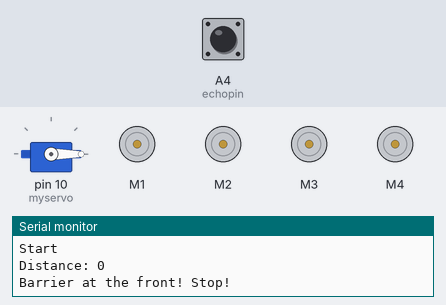
The sketch below on a simulated Arduino Uno, built with avr-gcc and run on an emulated ATmega328P. Shown: servo, 4 × DC motor (green arrow = forward, orange = backward, longer = faster), the last lines printed to the serial monitor. The test bench sets the inputs (shaded band); at power-on: A4 (echopin) LOW.

Above: at 1.2 s.
1.3 s: A4 (echopin) pulsed HIGH 2 times (0.12 s each, 0.3 s apart)
At 3.0 s:
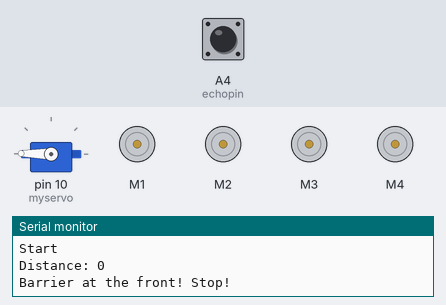
At 4.4 s:
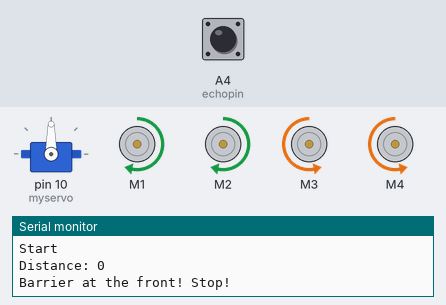
4.9 s: A4 (echopin) pulsed HIGH 5 times (0.12 s each, 0.3 s apart)
At 5.4 s:
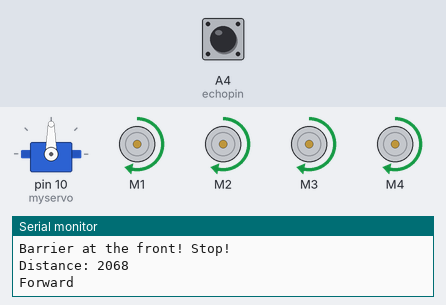
Timing chart, 0 to 17.9 s (numbered marks = the images above; inputs shaded):
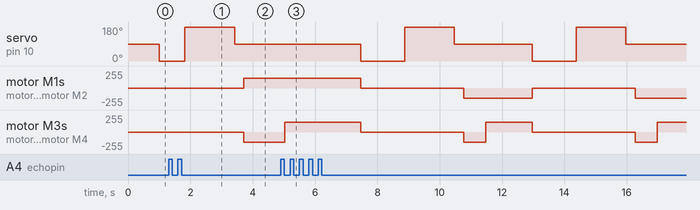

The sketch:

autonomous-vehicle.ino
```cpp
#include "AFMotor.h"
#include <Servo.h>

#define echopin A4 // echo pin
#define trigpin A5 // Trigger pin

Servo myservo;

AF_DCMotor motor1(1, MOTOR12_64KHZ); // create motor object, 64KHz pwm
AF_DCMotor motor2(2, MOTOR12_64KHZ); // create motor object, 64KHz pwm
AF_DCMotor motor3(3, MOTOR12_64KHZ); // create motor object, 64KHz pwm
AF_DCMotor motor4(4, MOTOR12_64KHZ); // create motor object, 64KHz pwm
//===============================================================================
//  Initialization
//===============================================================================

int distance_L, distance_F, distance_R;
long distance;

int set = 20;

void setup() {
  Serial.begin(9600);           // Initialize serial port
  Serial.println("Start");

  myservo.attach(10);
  myservo.write(90);

  pinMode (trigpin, OUTPUT);
  pinMode (echopin, INPUT );

  motor1.setSpeed(150);          // set the motor speed to 0-255
  motor2.setSpeed(150);
  motor3.setSpeed(150);
  motor4.setSpeed(150);
}
//===============================================================================
//  Main
//===============================================================================
void loop() {
 distance_F = getDistance();
 Serial.print("Distance: ");
 Serial.println(distance_F);
  if (distance_F > set)
  {
    Serial.println("Forward");
    motor1.run(FORWARD);         // go forward
    motor2.run(FORWARD);
    motor3.run(FORWARD);
    motor4.run(FORWARD);
    delay(250);
  }
  else
  {
    servoControl();
  }
}


long getDistance(){
  digitalWrite(trigpin, LOW);
  delayMicroseconds(2);
  digitalWrite(trigpin, HIGH);
  delayMicroseconds(10);
  distance = pulseIn (echopin, HIGH);
  return distance / 29 / 2;
}


void compareDistance(){
  if (distance_L > distance_R)
  {
    motor1.run(BACKWARD);   // go left
    motor2.run(BACKWARD);
    motor3.run(FORWARD);
    motor4.run(FORWARD);
    delay(350);
  }
  else if (distance_R > distance_L)
  {
    motor1.run(FORWARD);  // go right
    motor2.run(FORWARD);
    motor3.run(BACKWARD);
    motor4.run(BACKWARD);
    delay(350);
  }
  else
  {
  motor1.run(BACKWARD);  // go back
  motor2.run(BACKWARD);
  motor3.run(BACKWARD);
  motor4.run(BACKWARD);
    delay(700);
  motor1.run(BACKWARD);   // go left
  motor2.run(BACKWARD);
  motor3.run(FORWARD);
  motor4.run(FORWARD);
    delay(500);
  }
}

void servoControl(){
    Serial.println("Barrier at the front! Stop!");
    motor1.run(RELEASE);         // stop
    motor2.run(RELEASE);
    motor3.run(RELEASE);
    motor4.run(RELEASE);

    myservo.write(0);
    delay(300);
    distance_R = getDistance();
    delay(100);
    myservo.write(179);
    delay(500);
    distance_L = getDistance();
    delay(100);
    myservo.write(90);
    delay(300);
    compareDistance();
}
```

Measured:
- after the input at 1.3 s, motor M1, motor M2: stopped → forward 150/255 after 2.4 s; motor M3, motor M4: stopped → backward 150/255 after 2.4 s instead of 3.0 s
